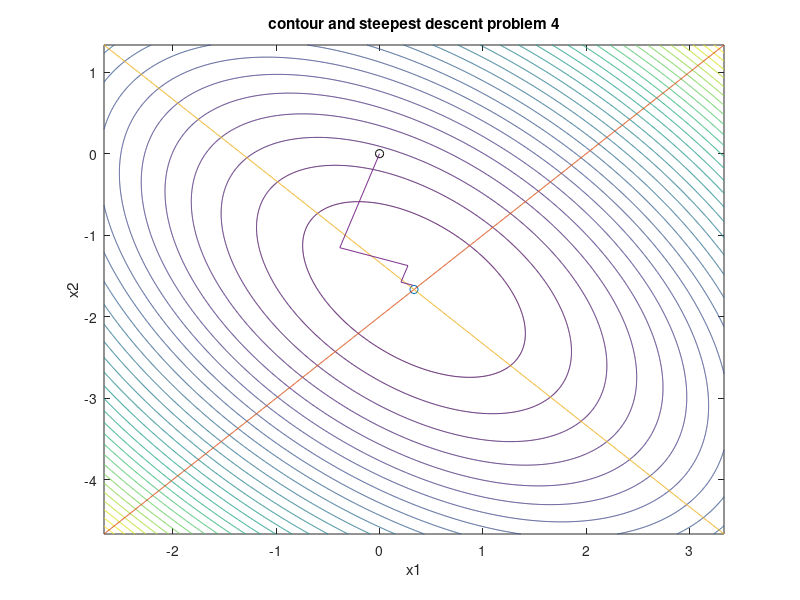

Recreate this plot in MATLAB.
H = [2 1; 1 2];
b = [-1 -3]';
x_opt = H\b;
delta = 3;
f = @(x_1,x_2) x_1.^2 + x_2.^2 + x_1.*x_2 + x_1 + 3.*x_2;
x1 = linspace(x_opt(1)-delta,x_opt(1)+delta,1000);
x2 = linspace(x_opt(2)-delta,x_opt(2)+delta,1000);
[X1, X2] = meshgrid(x1,x2);
plot(x_opt(1),x_opt(2),'o')
hold on
contour(X1,X2,f(X1,X2),30)
plot(x1,x1-2) %eigenvector 1 going out from the optimal point
plot(x1,-x1-4/3) %eigenvector 2 going out from the optimal point
plot(0,0,'ko');
title('contour and steepest descent problem 4')
xlabel('x1')
ylabel('x2')

X = zeros(2,5);
x = [0;0];
X(:,1) = x;
r = b - H*x;
for k = 1:4 %assuming 4 iterations means until x_4
    a = r'*r/(r'*H*r);
    x = x + a*r;
    r = b - H*x;
    X(:,k+1) = x;
end
plot(X(1,:),X(2,:))
hold off